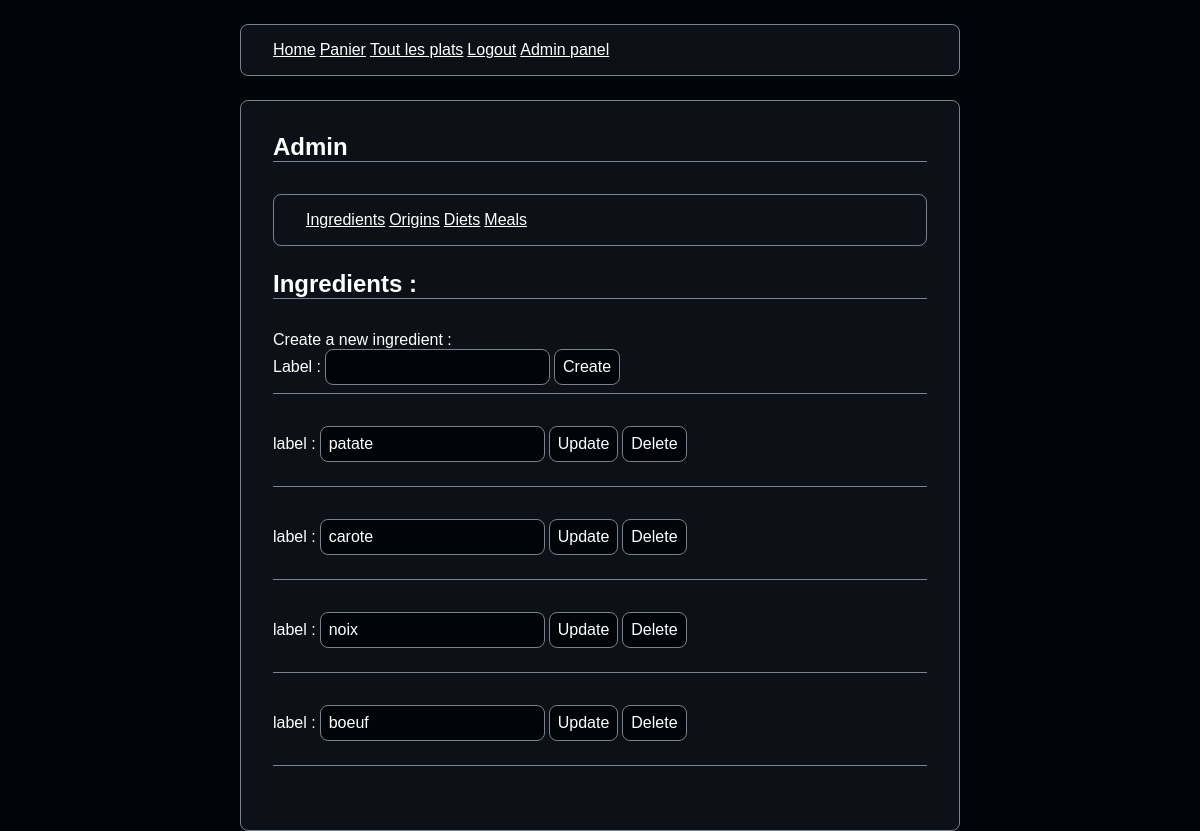
Page /admin/ingredients (signed in) on the committed database.
### tables this page shows
CREATE TABLE IF NOT EXISTS `ingredient` (
  `id_ingredient` varchar(255) NOT NULL,
  `label_ingredient` varchar(255) DEFAULT NULL,
  PRIMARY KEY (`id_ingredient`)
);

### src/Controllers/AdminController.php (called while the page is built, shortened)
<?php
class AdminController
{
    private IngredientManager $IngredientManager;
    function __construct()
    {
        $this->IngredientManager = new IngredientManager();
    }
    function index_ingredients()
    {
        $ingredients = $this->IngredientManager->get_all();
        require VIEWS . "./page/admin/ingredients.php";
    }
}

### src/Route.php (called while the page is built, shortened)
<?php
class Route
{
    private $path;
    private $callable;
    private $matches = [];
    public function __construct($path, $callable)
    {
        $this->path = trim($path, '/');
        $this->callable = $callable;
    }
    public function match($url)
    {
        $url = trim($url, '/');
        $path = preg_replace('#:([\w]+)#', '([^/]+)', $this->path);
        $regex = "#^$path$#i";
        if (!preg_match($regex, $url, $matches)) {
            return false;
        }
        array_shift($matches);
        $this->matches = $matches;
        return true;
    }
    public function call()
    {
        $rep = explode("@", $this->callable);
        $controller = new $controller();
        return call_user_func_array([$controller, $rep[1]], $this->matches);
    }
}

### src/Router.php (called while the page is built, shortened)
<?php
class Router
{
    private $url;
    private $routes = [];
    public function __construct($url)
    {
        $this->url = $url;
    }
    public function get($path, $callable)
    {
        $route = new Route($path, $callable);
        $this->routes["GET"][] = $route;
        return $route;
    }
    public function post($path, $callable)
    {
        $route = new Route($path, $callable);
        $this->routes["POST"][] = $route;
        return $route;
    }
    public function run()
    {
        foreach ($this->routes[$_SERVER['REQUEST_METHOD']] as $route) {
            if ($route->match($this->url)) {
                return $route->call();
            }
        }
    }
}

### public/index.php (called while the page is built, shortened)
<?php
$router = new Cuisine\Router($_SERVER["REQUEST_URI"]);
$router->get('/', "MealController@index");
$router->get('/meals', "MealController@show_all_meals");
$router->post('/meals/sort_ingredient', "MealController@sort_ingredient");
$router->post('/meals/sort_title', "MealController@sort_title");
$router->post('/meals/sort_origin', "MealController@sort_origin");
$router->get('/cart', "CartController@index");
$router->post('/cart', "CartController@store");
$router->post('/cart/update', "CartController@update_amount");
$router->get('/cart/valid_cart', "CartController@delete_cart");
$router->get('/cart/delete/:meal_id', "CartController@delete_one_meal");
$router->get('/login', "ClientController@showLogin");
$router->post('/login', "ClientController@login");
$router->get('/logout', "ClientController@logout");
$router->get('/admin', "AdminController@index");
$router->get('/admin/origins', "AdminController@index_origins");
$router->post('/admin/origins', "AdminController@manage_origins");
$router->get('/admin/ingredients', "AdminController@index_ingredients");
$router->post('/admin/ingredients', "AdminController@manage_ingredients");
$router->get('/admin/diets', "AdminController@index_diets");
$router->post('/admin/diets', "AdminController@manage_diets");
$router->get('/admin/meals', "AdminController@index_meals");
$router->post('/admin/meals', "AdminController@manage_meals");
$router->run();

### src/Models/IngredientManager.php (called while the page is built, shortened)
<?php
class IngredientManager
{
    private PDO $bdd;
    function __construct()
    {
        $this->bdd = new PDO('mysql:host=' . HOST . ';dbname=' . DATABASE . ';charset=utf8;', USER, PASSWORD);
        $this->bdd->setAttribute(PDO::ATTR_ERRMODE, PDO::ERRMODE_EXCEPTION);
    }
    function get_all(): array
    {
        $sql = "SELECT * FROM ingredient";
        $result = $this->bdd->query($sql);
        return $result->fetchAll();
    }
}

### src/Views/Page/admin/ingredients.php (the view, shortened to what this page needs)
<h2>Ingredients :</h2>
<form action="#" method="post">
    <p>Create a new ingredient :</p>
    <label for="label">Label :</label>
    <input type="text" name="label" id="label" required>
    <input type="submit" name="create" value="Create">
</form>
<?php
foreach ($ingredients as $ingredient) {
    ?>
    <form action="#" method="post">
        <div>
            <label for="label_<?= $ingredient["id_ingredient"] ?>">label :</label>
            <input type="text" name="label_ingredient" id="label_<?= $ingredient["id_ingredient"] ?>"
                value="<?= $ingredient["label_ingredient"] ?>">
            <input type="submit" name="update" value="Update">
            <input type="submit" name="delete" value="Delete">
        </div>
    </form>
    <?php
}
require VIEWS . './page/admin/admin_layout.php';

### public/style.css (style rules this page uses)
* { margin: 0; padding: 0; box-sizing: border-box; }
body { background-color: #010409; padding: 0 20%; }
p, h1, h2, h3, a, label, li { color: white; font-family: Arial, Helvetica, sans-serif; }
h1, h2, h3 { margin-bottom: 32px; border-bottom: 1px solid #79818b; }
form { margin-bottom: 32px; padding-bottom: 8px; border-bottom: 1px solid #79818b; }
form div { margin-bottom: 16px; }
input, button, select { background-color: #010409; border: 1px solid #79818b; border-radius: 8px; color: white; padding: 8px; font-size: 16px; }
input[type=submit], button { cursor: pointer; }

### rows in the picture
ingredient: label_ingredient "patate"
ingredient: label_ingredient "carote"
ingredient: label_ingredient "noix"
ingredient: label_ingredient "boeuf"
